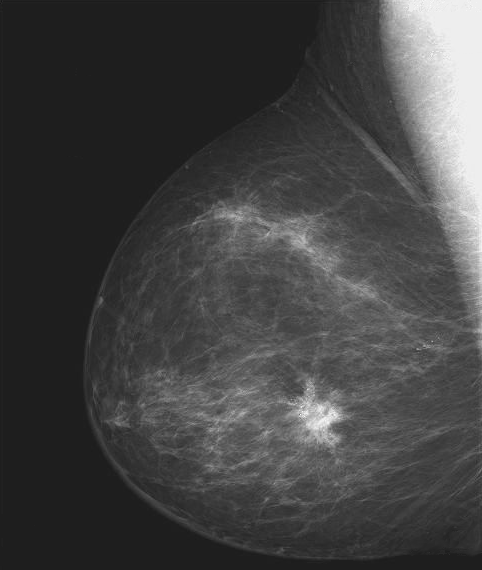
%> input picture week3/Fig0303(a)(breast).tif, 482 x 570 px
$ octave test2.m   (GNU Octave 9; MATLAB toolbox functions it lacks are replaced by stand-ins)
%> lines starting %> are read from the running program, lines starting %| are printed output that depends on the picture
clear all;
close all;

%% Logarithm Transformation

x = uint8(1:255);
c = 1;
gp1 = c*log(1+double(x));
gp2 = c*log2(1+double(x));
gp3 = c*log10(1+double(x));
figure(1);
plot(x,gp1, x,gp2, x,gp3);
legend('Natural Log', 'base-2 Log', 'base-10 Log');
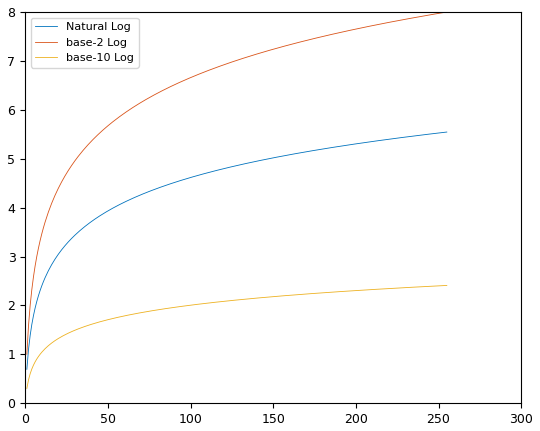
%> figure redrawn from the program's plot data; curve peaks at x = 255, y = 5.55; curve peaks at x = 255, y = 8; curve peaks at x = 255, y = 2.41

f = imread('Fig0303(a)(breast).tif');
%> f is the input picture: size 570x482 uint8; min 21, max 255, mean 66.7
g1 = c*log(1+double(f));
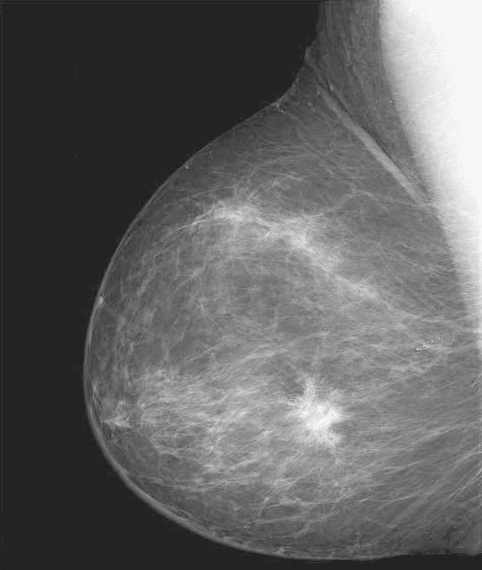
%> g1: size 570x482 double; min 3.09, max 5.55, mean 4.04; drawn with min black and max white
gs1 = im2uint8(mat2gray(g1));
g2 = c*log2(1+double(f));
gs2 = im2uint8(mat2gray(g2));
g3 = c*log10(1+double(f));
gs3 = im2uint8(mat2gray(g3));

figure(2);
subplot(2,2,1); imshow(f);
subplot(2,2,2); imshow(gs1);
subplot(2,2,3); imshow(gs2);
subplot(2,2,4); imshow(gs3);

%% Contrast Stretching Transformation
m = 150; % Thresholding
E = 15; % Controlling the slope of the function
m = 128
G0 = 1./(1+(m./(double(x)+eps)).^1);
G1 = 1./(1+(m./(double(x)+eps)).^5);
G2 = 1./(1+(m./(double(x)+eps)).^10);
G3 = 1./(1+(m./(double(x)+eps)).^E);
G4 = 1./(1+(m./(double(x)+eps)).^20);
figure(3);
plot(x,G0, x,G1, x,G2, x,G3, x,G4);
legend('E = 1', 'E = 5', 'E = 10', 'E = 15', 'E = 20');
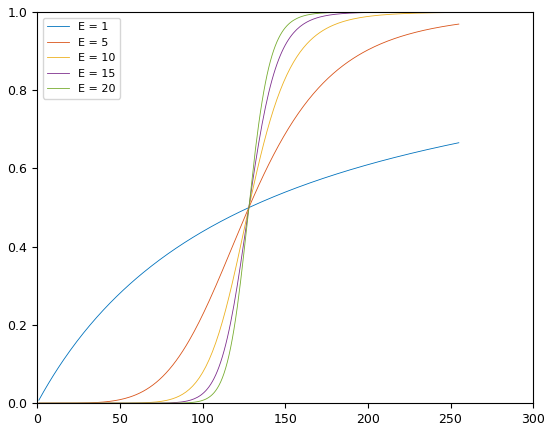
%> figure redrawn from the program's plot data; curve peaks at x = 255, y = 0.666; curve peaks at x = 255, y = 0.969; curve peaks at x = 255, y = 0.999; curve peaks at x = 255, y = 1

G0 = 1./(1+(m./(double(f)+eps)).^1);
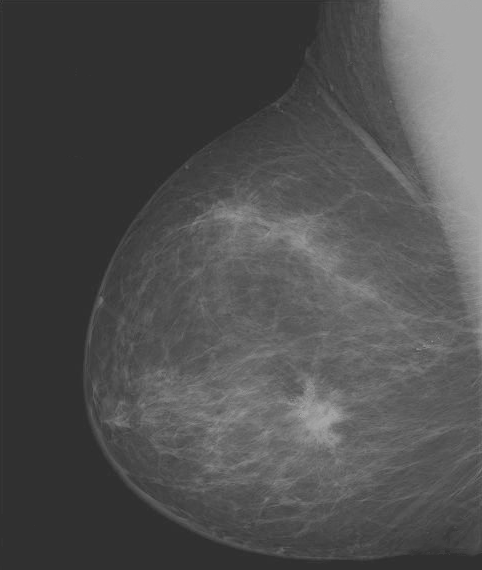
%> G0: size 570x482 double; min 0.141, max 0.666, mean 0.314
G1 = 1./(1+(m./(double(f)+eps)).^5);
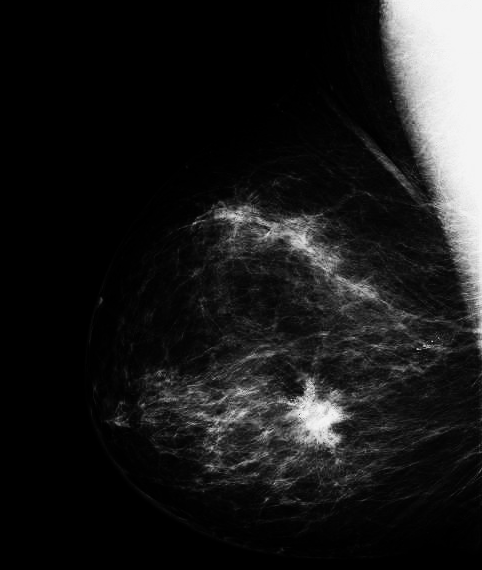
%> G1: size 570x482 double; min 0.000119, max 0.969, mean 0.114
G2 = 1./(1+(m./(double(f)+eps)).^10);
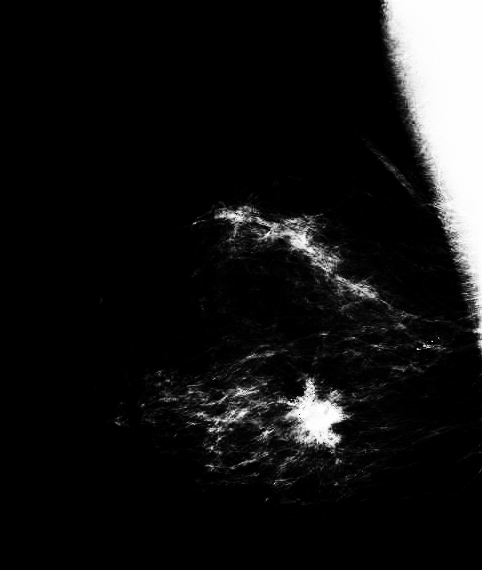
%> G2: size 570x482 double; min 1.41e-08, max 0.999, mean 0.0879
G3 = 1./(1+(m./(double(f)+eps)).^E);
G4 = 1./(1+(m./(double(f)+eps)).^20);
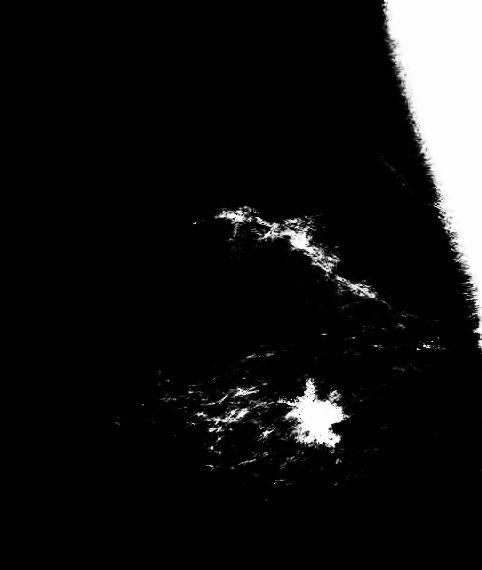
%> G4: size 570x482 double; min 2e-16, max 1, mean 0.0806

GS0 = uint8(im2uint8(mat2gray(G0)));
GS1 = uint8(im2uint8(mat2gray(G1)));
GS2 = uint8(im2uint8(mat2gray(G2)));
GS3 = uint8(im2uint8(mat2gray(G3)));
GS4 = uint8(im2uint8(mat2gray(G4)));
figure(4);
subplot(3,2,1); imshow(f);
subplot(3,2,2); imshow(GS0);
subplot(3,2,3); imshow(GS1);
subplot(3,2,4); imshow(GS2);
subplot(3,2,5); imshow(GS3);
subplot(3,2,6); imshow(GS4);
